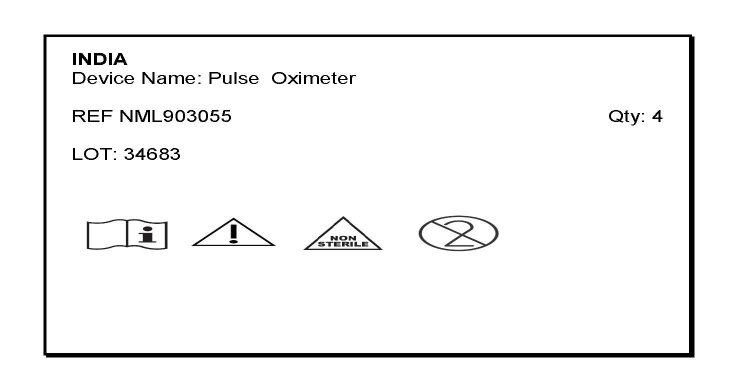
#> input picture images/input_img0.jpg, 1471 x 780 px (shown at 1/2 size); its folder holds only this picture in this run
$ python backup.py
#> lines starting #> are read from the running program, lines starting #| are printed output that depends on the picture; after the words box and inside, x2 and y2 are one past the last pixel; in counts of white or black regions, pixels touching at a corner belong together
# Import packages
import os
import cv2
import numpy as np
import matplotlib.pyplot as plt


datadir = 'images'
for i in range(len(os.listdir(datadir))):
    # print(i)
    filename = 'input_img{}.jpg' .format(i)
    path = os.path.join(datadir,filename)
    print(path)
    img_path = path

    img_array = cv2.imread(img_path, cv2.IMREAD_UNCHANGED)
#> img_array is the input picture: shape (780, 1471, 3); mean B, G, R 244.6, 244.6, 244.6
    # print('Original Dimensions : ',img_array.shape)

    scale_percent = 80 # percent of original size
    width = int(img_array.shape[1] * scale_percent / 100)
#> width = 1176
    height = int(img_array.shape[0] * scale_percent / 100)
#> height = 624
    dim = (width, height)
#> dim = (1176, 624)

    # resize image
    img_array = cv2.resize(img_array, dim, interpolation = cv2.INTER_AREA)
#> img_array: shape (624, 1176, 3)

    def crop(x, y, w, h, img_type):
#> called with x = 190, y = 150, w = 200, h = 60, img_type = 'ref'
        if img_type == 'ref':
            img=cv2.rectangle(img_array,(x,y),(x+w,y+h),(0,0,0),2)
        elif img_type == 'lot':
            img=cv2.rectangle(img_array,(x,y),(x+w,y+h),(0,0,255),2)
        elif img_type == 'device':
            img=cv2.rectangle(img_array,(x,y),(x+w,y+h),(255,0,0),2)
        elif img_type == 'qty':
            img=cv2.rectangle(img_array,(x,y),(x+w,y+h),(255,255,10),2)
        elif img_type == 'symbol1':
            img=cv2.rectangle(img_array,(x,y),(x+w,y+h),(255,55,100),2)
        elif img_type == 'symbol2':
            img=cv2.rectangle(img_array,(x,y),(x+w,y+h),(0,255,0),2)
        else:
            print('Correct Type!')
        boxed_img = cv2.imwrite("blp_img/boxed_img{}.jpg" .format(i), img)
        x=x+0
        y=y+0
        crop_img = img_array[y:y+h, x:x+w]
        return crop_img, img, boxed_img
    cropped_ref_img = crop(190,150,200,60, img_type='ref')
    cropped_lot_img = crop(180,220,220,70, img_type='lot')
#> call 2 of crop, with x = 180, y = 220, w = 220, h = 70, img_type = 'lot'
#> in crop (call 2), `img=cv2.rectangle(img_array,(x,y),(x+w,y+h),(0,0,255),2)`: img: shape (624, 1176, 3); mean B, G, R 243.5, 243.5, 244.1
#> in crop (call 2), `crop_img = img_array[y:y+h, x:x+w]`:
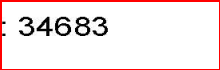
#> crop_img: shape (70, 220, 3); mean B, G, R 229.5, 229.5, 243.7
    cropped_device_img = crop(310,100,280,50, img_type='device')
#> in crop (call 3), `img=cv2.rectangle(img_array,(x,y),(x+w,y+h),(255,0,0),2)`: img: shape (624, 1176, 3); mean B, G, R 243.5, 242.9, 243.5
    cropped_symbol1_img = crop(120,320,680,140, img_type='symbol1')
#> call 4 of crop, with x = 120, y = 320, w = 680, h = 140, img_type = 'symbol1'
#> in crop (call 4), `img=cv2.rectangle(img_array,(x,y),(x+w,y+h),(255,55,100),2)`: img: shape (624, 1176, 3); mean B, G, R 243.5, 241.5, 242.4
#> in crop (call 4), `crop_img = img_array[y:y+h, x:x+w]`:
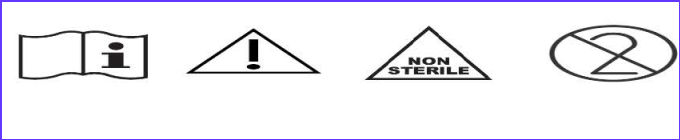
#> crop_img: shape (140, 680, 3); mean B, G, R 242.6, 237.5, 238.6
    cropped_qty_img = crop(820,160,280,120, img_type='qty')
#> in crop (call 5), `img=cv2.rectangle(img_array,(x,y),(x+w,y+h),(255,255,10),2)`:
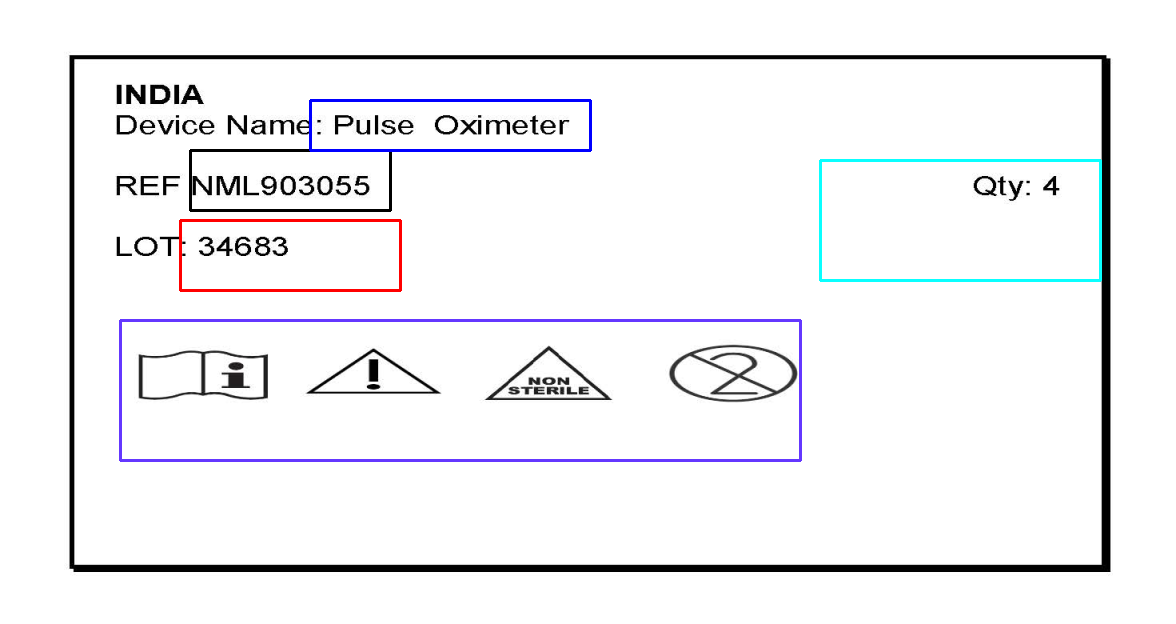
#> img: shape (624, 1176, 3); mean B, G, R 243.6, 241.5, 241.6
    cropped_symbol2_img = crop(800,80,200,80, img_type='symbol2')
#> in crop (call 6), `img=cv2.rectangle(img_array,(x,y),(x+w,y+h),(0,255,0),2)`:
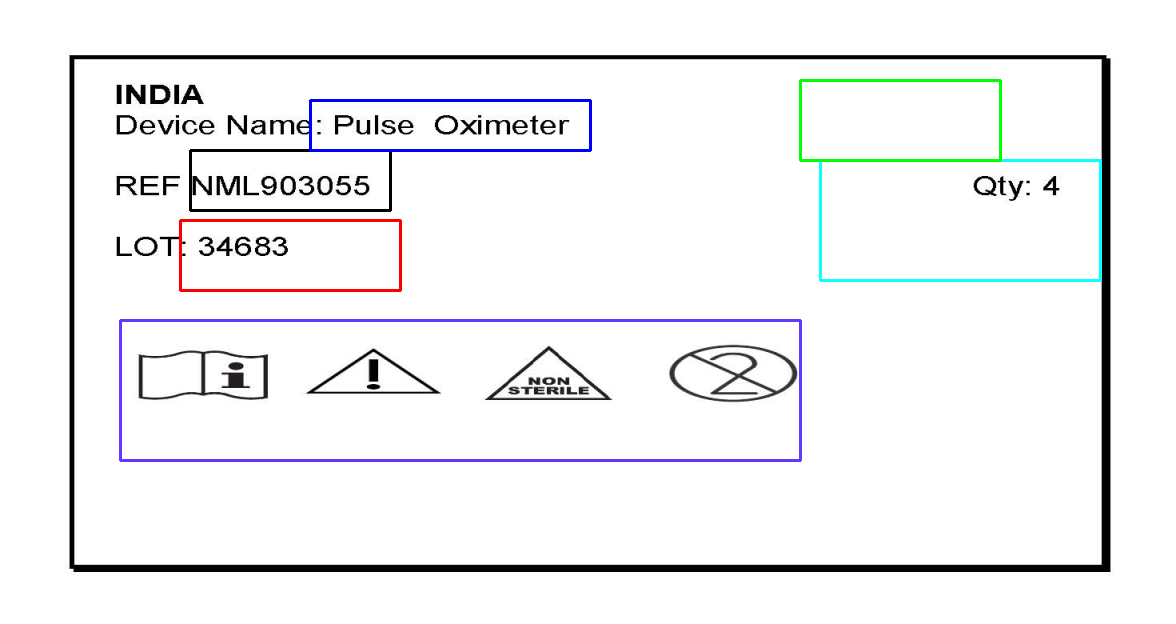
#> img: shape (624, 1176, 3); 0.23% of pixels changed, all inside (x1, y1, x2, y2) = (799, 79, 1002, 162)
#> in crop (call 6), `crop_img = img_array[y:y+h, x:x+w]`:
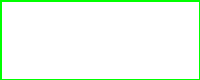
#> crop_img: shape (80, 200, 3); mean B, G, R 241.8, 255, 241.8

    cv2.imwrite("Image_output\Ref\cropped_ref_img{}.jpg" .format(i), cropped_ref_img[0])
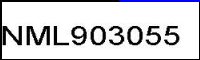
#> saved as cropped_ref_img0.jpg: shape (60, 200, 3); mean B, G, R 213.7, 210.2, 210.2
    cv2.imwrite("Image_output\device\cropped_device_img{}.jpg" .format(i), cropped_device_img[0])
    cv2.imwrite("Image_output\lot\cropped_lot_img{}.jpg" .format(i), cropped_lot_img[0])
    cv2.imwrite("Image_output\qty\cropped_qty_img{}.jpg" .format(i), cropped_qty_img[0])
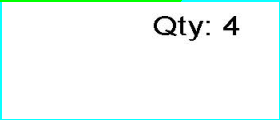
#> saved as cropped_qty_img0.jpg: shape (120, 280, 3); mean B, G, R 248.4, 251.1, 242.3
    cv2.imwrite("Image_output\symbols\cropped_symbol_img{}.jpg" .format(i), cropped_symbol1_img[0])
    cv2.imwrite("Image_output\symbols\cropped_symbol_img{}.jpg" .format(i), cropped_symbol2_img[0])
    # [43 lines of commented-out code are left out]
